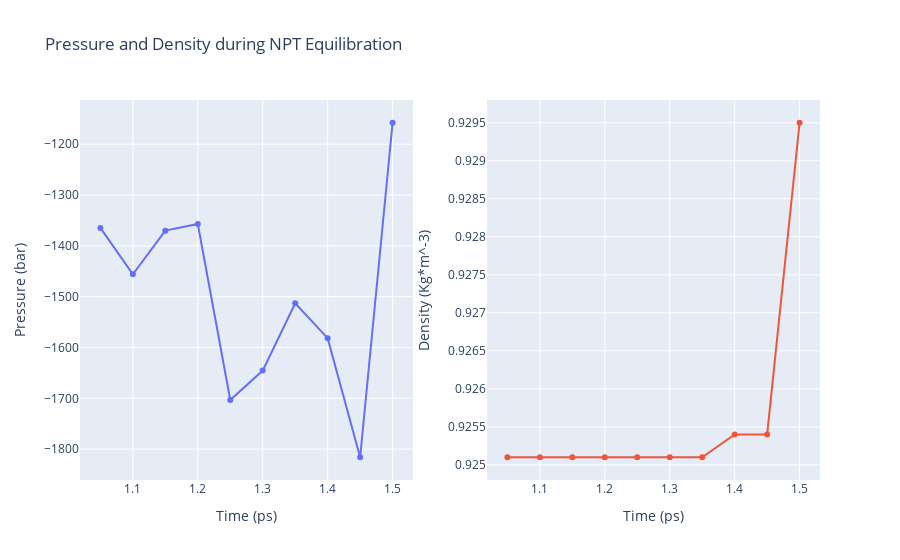

The cell this chart's notebook holds for it:
### Code cell
# Read pressure and density data from file 
from plotly import subplots
with open(output_dat_eq8_path,'r') as pd_file:
    x,y,z = map(
        list,
        zip(*[
            (float(line.split()[0]),float(line.split()[1]),float(line.split()[2]))
            for line in pd_file 
            if not line.startswith(("#","@")) 
        ])
    )

plotly.offline.init_notebook_mode(connected=True)

trace1 = go.Scatter(
    x=x,y=y
)
trace2 = go.Scatter(
    x=x,y=z
)

fig = subplots.make_subplots(rows=1, cols=2, print_grid=False)

fig.append_trace(trace1, 1, 1)
fig.append_trace(trace2, 1, 2)

fig['layout']['xaxis1'].update(title='Time (ps)')
fig['layout']['xaxis2'].update(title='Time (ps)')
fig['layout']['yaxis1'].update(title='Pressure (bar)')
fig['layout']['yaxis2'].update(title='Density (Kg*m^-3)')

fig['layout'].update(title='Pressure and Density during NPT Equilibration')
fig['layout'].update(showlegend=False)

plotly.offline.iplot(fig)

### Figure 1 — Plotly figure (JSON) as saved in the notebook; plotly's stock layout.template omitted (floating-point values rounded to 4 significant figures)
{"data": [{"type": "scatter", "x": [1.05, 1.1, 1.15, 1.2, 1.25, 1.3, 1.35, 1.4, 1.45, 1.5], "xaxis": "x", "y": [-1365.0, -1456.0, -1370.0, -1357.0, -1703.0, -1646.0, -1513, -1582.0, -1816, -1158.0], "yaxis": "y"}, {"type": "scatter", "x": [1.05, 1.1, 1.15, 1.2, 1.25, 1.3, 1.35, 1.4, 1.45, 1.5], "xaxis": "x2", "y": [0.9251, 0.9251, 0.9251, 0.9251, 0.9251, 0.9251, 0.9251, 0.9254, 0.9254, 0.9295], "yaxis": "y2"}], "layout": {"showlegend": false, "title": {"text": "Pressure and Density during NPT Equilibration"}, "xaxis": {"anchor": "y", "domain": [0, 0.45], "title": {"text": "Time (ps)"}}, "xaxis2": {"anchor": "y2", "domain": [0.55, 1], "title": {"text": "Time (ps)"}}, "yaxis": {"anchor": "x", "domain": [0, 1], "title": {"text": "Pressure (bar)"}}, "yaxis2": {"anchor": "x2", "domain": [0, 1], "title": {"text": "Density (Kg*m^-3)"}}}}
